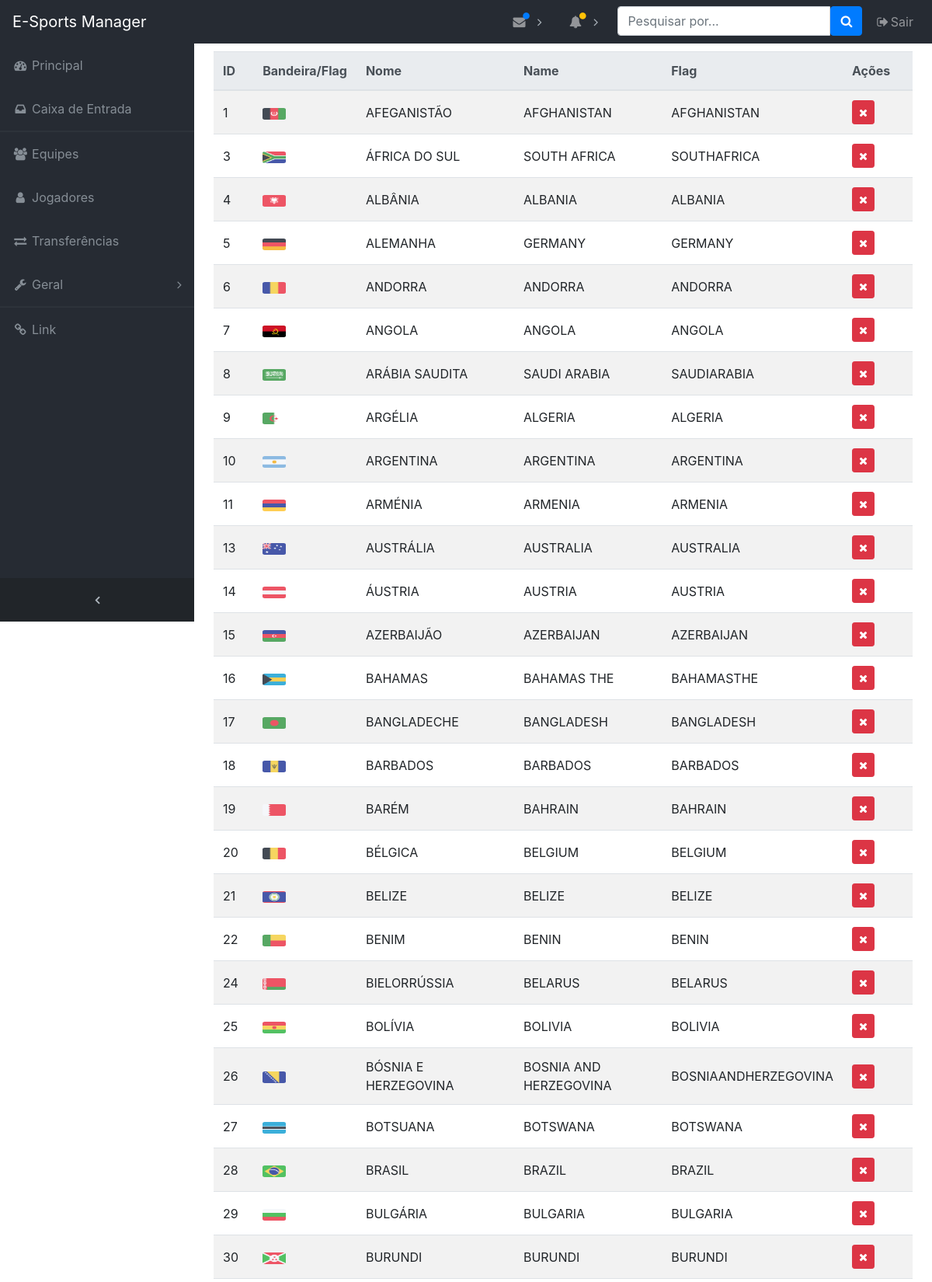
The page /index.php/pais (upper part) on the database its author committed.
### tables this page shows
CREATE TABLE IF NOT EXISTS `pais` (
  `id` INT NOT NULL AUTO_INCREMENT,
  `nome` VARCHAR(45) NOT NULL,
  `name` VARCHAR(45) NOT NULL,
  `flag` VARCHAR(45) NOT NULL,
   PRIMARY KEY (`id`));

### application/controllers/Pais.php (called while the page is built, shortened)
<?php
class Pais extends CI_Controller {
	public function index()
	{
		$variaveis['paises'] = $this->m_paises->get_paises();
		$variaveis['conteudo'] = $this->load->view('pais/v_pais', $variaveis,true);
		$variaveis['sidebar'] = $this->load->view('template/sidebar', $variaveis, true);
		$this->load->view('template/template', $variaveis);
	}
}

### index.php (called while the page is built, shortened)
<?php
require_once BASEPATH.'core/CodeIgniter.php';

### application/models/M_paises.php (called while the page is built, shortened)
<?php
class M_paises extends CI_Model {
	public function get_paises($id = null){
		$this->db->order_by("nome");
		return $this->db->get('pais');
	}
}

### application/views/pais/v_pais.php (the view, shortened to what this page needs)
<div class="tab-equipe" style="padding:10px;">
<div class="col-md-12">
	<div class="row">
	<?php	if ($paises->num_rows() > 0){ ?>
				<table class="table table-striped">
						<thead class="thead-light" style="text-light">
						<tr>
							<th>ID</th>
							<th>Bandeira/Flag</th>
							<th>Nome</th>
							<th>Name</th>
							<th>Flag</th>
							<th width="10%" colspan="3">Ações</th>
						</tr>
					</thead>
					<tbody>
					<?php foreach($paises -> result() as $pais){  ?>
							<tr>
								<td class="td_row"><?php echo $pais->id;?></td>
								<td class="td_row"><img src="<?php echo site_url().'assets/img/bandeiras/'.$pais->flag.'.png';?>" width="30" height="15"></td>
								<td class="td_row"><?php echo $pais->nome;?></td>
								<td class="td_row"><?php echo $pais->name;?></td>
								<td class="td_row"><?php echo $pais->flag;?></td>
								<td class="td_row"><a href="#" class="confirma_exclusao btn btn-danger btn-sm" data-id="<?php echo $pais->id;?>" data-nome="<?php echo $pais->nome;?>" /><i class="fa fa-times" aria-hidden="true"></i></a></td>
							</tr>
					<?php
					}
					?>
					</tbody>
				</table>
		<?php
		} else{	?>
			<h4 class="text-light">Nenhum registro cadastrado.</h4>
		<?php
		} ?>
	</div>
</div>
</div>

### assets/css/sb-admin.css (style rules this page uses)
html { position: relative; min-height: 100%; }
body { overflow-x: hidden; }
body.fixed-nav { padding-top: 56px; }

### assets/css/style.css (style rules this page uses)
.row { margin-left:0px; margin-right:0px; }
.td_row { vertical-align: middle !important; }

### rows shown on the page
pais: id "1", flag (picture), nome "AFEGANISTÃO", name "AFGHANISTAN", flag "AFGHANISTAN"
pais: id "3", flag (picture), nome "ÁFRICA DO SUL", name "SOUTH AFRICA", flag "SOUTHAFRICA"
pais: id "4", flag (picture), nome "ALBÂNIA", name "ALBANIA", flag "ALBANIA"
pais: id "5", flag (picture), nome "ALEMANHA", name "GERMANY", flag "GERMANY"
pais: id "6", flag (picture), nome "ANDORRA", name "ANDORRA", flag "ANDORRA"
pais: id "7", flag (picture), nome "ANGOLA", name "ANGOLA", flag "ANGOLA"
pais: id "8", flag (picture), nome "ARÁBIA SAUDITA", name "SAUDI ARABIA", flag "SAUDIARABIA"
pais: id "9", flag (picture), nome "ARGÉLIA", name "ALGERIA", flag "ALGERIA"
pais: id "10", flag (picture), nome "ARGENTINA", name "ARGENTINA", flag "ARGENTINA"
pais: id "11", flag (picture), nome "ARMÉNIA", name "ARMENIA", flag "ARMENIA"
pais: id "13", flag (picture), nome "AUSTRÁLIA", name "AUSTRALIA", flag "AUSTRALIA"
pais: id "14", flag (picture), nome "ÁUSTRIA", name "AUSTRIA", flag "AUSTRIA"
pais: id "15", flag (picture), nome "AZERBAIJÃO", name "AZERBAIJAN", flag "AZERBAIJAN"
pais: id "16", flag (picture), nome "BAHAMAS", name "BAHAMAS THE", flag "BAHAMASTHE"
pais: id "17", flag (picture), nome "BANGLADECHE", name "BANGLADESH", flag "BANGLADESH"
pais: id "18", flag (picture), nome "BARBADOS", name "BARBADOS", flag "BARBADOS"
pais: id "19", flag (picture), nome "BARÉM", name "BAHRAIN", flag "BAHRAIN"
pais: id "20", flag (picture), nome "BÉLGICA", name "BELGIUM", flag "BELGIUM"
pais: id "21", flag (picture), nome "BELIZE", name "BELIZE", flag "BELIZE"
pais: id "22", flag (picture), nome "BENIM", name "BENIN", flag "BENIN"
pais: id "24", flag (picture), nome "BIELORRÚSSIA", name "BELARUS", flag "BELARUS"
pais: id "25", flag (picture), nome "BOLÍVIA", name "BOLIVIA", flag "BOLIVIA"
pais: id "26", flag (picture), nome "BÓSNIA E HERZEGOVINA", name "BOSNIA AND HERZEGOVINA", flag "BOSNIAANDHERZEGOVINA"
pais: id "27", flag (picture), nome "BOTSUANA", name "BOTSWANA", flag "BOTSWANA"
pais: id "28", flag (picture), nome "BRASIL", name "BRAZIL", flag "BRAZIL"
pais: id "29", flag (picture), nome "BULGÁRIA", name "BULGARIA", flag "BULGARIA"
pais: id "30", flag (picture), nome "BURUNDI", name "BURUNDI", flag "BURUNDI"
